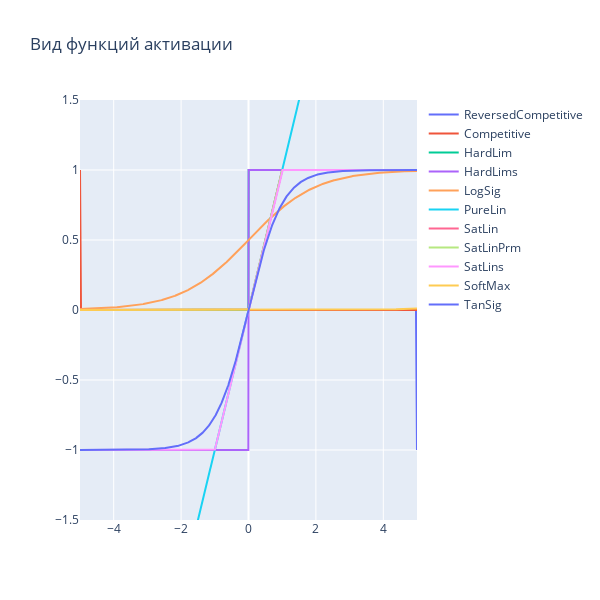

Notebook code for this chart:
### Markdown cell above
Осмотрим вид функций активации в зависимости от изменений аргумента.
График является интерактивным. Нажимая на название функции в легенде графика вы можете управлять его отображением.

### Code cell
# задать область определений
x = np.linspace(start=-5, stop=5, num=1000)

# Перечислить интересующие ф. активации в словаре (хэш-таблице)
funcActDict = {
     'Competitive': nl.trans.Competitive(),
     'HardLim'    : nl.trans.HardLim(),   #  0, 1
     'HardLims'   : nl.trans.HardLims(),  # -1, 1
     'LogSig'     : nl.trans.LogSig(),    #  0, 1
     'PureLin'    : nl.trans.PureLin(),   #  -inf, +inf
     'SatLin'     : nl.trans.SatLin(),    #  0, 1
     'SatLinPrm'  : nl.trans.SatLinPrm(), #  0, 1
     'SatLins'    : nl.trans.SatLins(),   # -1, 1
     'SoftMax'    : nl.trans.SoftMax(),
     'TanSig'     : nl.trans.TanSig(),    # -1, 1
    }

# Создать полотно для графика
fig = make_subplots(rows=1, cols=1, )
func = funcActDict['Competitive']
y = -func(x)
fig.add_trace(go.Scatter(   x=-x,   y=y, name='ReversedCompetitive',), row=1, col=1)
# Вычислить зн. y и отобразить для каждого соотвествующей функции
for funcName in funcActDict.keys():
    func = funcActDict[funcName]
    y = func(x)
    fig.add_trace(go.Scatter(   x=x,   y=y, name=funcName,), row=1, col=1)
fig.update_layout(height=600, width=600,  title_text="Вид функций активации")
fig.update_layout(hovermode='x unified')
fig.update_layout(yaxis_range=[-1.5, 1.5])
fig.show()

### Figure 1 — Plotly figure (JSON) as saved in the notebook; plotly's stock layout.template omitted (floating-point values rounded to 4 significant figures; data arrays with more than 128 entries replaced by an {"elided": "..."} marker saying what was removed)
{"data": [{"name": "ReversedCompetitive", "type": "scatter", "x": {"elided": "1000 float values"}, "xaxis": "x", "y": {"elided": "1000 int values"}, "yaxis": "y"}, {"name": "Competitive", "type": "scatter", "x": {"elided": "1000 float values"}, "xaxis": "x", "y": {"elided": "1000 int values"}, "yaxis": "y"}, {"name": "HardLim", "type": "scatter", "x": {"elided": "1000 float values"}, "xaxis": "x", "y": {"elided": "1000 int values"}, "yaxis": "y"}, {"name": "HardLims", "type": "scatter", "x": {"elided": "1000 float values"}, "xaxis": "x", "y": {"elided": "1000 int values"}, "yaxis": "y"}, {"name": "LogSig", "type": "scatter", "x": {"elided": "1000 float values"}, "xaxis": "x", "y": {"elided": "1000 float values"}, "yaxis": "y"}, {"name": "PureLin", "type": "scatter", "x": {"elided": "1000 float values"}, "xaxis": "x", "y": {"elided": "1000 float values"}, "yaxis": "y"}, {"name": "SatLin", "type": "scatter", "x": {"elided": "1000 float values"}, "xaxis": "x", "y": {"elided": "1000 float values"}, "yaxis": "y"}, {"name": "SatLinPrm", "type": "scatter", "x": {"elided": "1000 float values"}, "xaxis": "x", "y": {"elided": "1000 float values"}, "yaxis": "y"}, {"name": "SatLins", "type": "scatter", "x": {"elided": "1000 float values"}, "xaxis": "x", "y": {"elided": "1000 float values"}, "yaxis": "y"}, {"name": "SoftMax", "type": "scatter", "x": {"elided": "1000 float values"}, "xaxis": "x", "y": {"elided": "1000 float values"}, "yaxis": "y"}, {"name": "TanSig", "type": "scatter", "x": {"elided": "1000 float values"}, "xaxis": "x", "y": {"elided": "1000 float values"}, "yaxis": "y"}], "layout": {"height": 600, "hovermode": "x unified", "title": {"text": "Вид функций активации"}, "width": 600, "xaxis": {"anchor": "y", "autorange": true, "domain": [0, 1], "range": [-5, 5], "type": "linear"}, "yaxis": {"anchor": "x", "domain": [0, 1], "range": [-1.5, 1.5], "type": "linear"}}}
